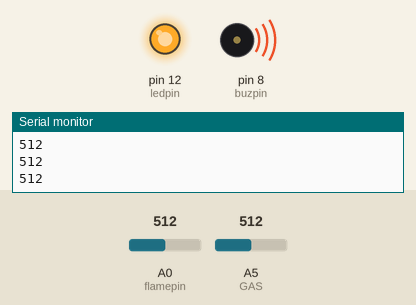
The sketch below on a simulated Arduino Uno, built with avr-gcc and run on an emulated ATmega328P. Parts: output pins drawn as LEDs (lit = HIGH), buzzer (waves = sounding), the last lines printed to the serial monitor. The inputs (shaded band) are chosen by the test bench; at power-on: A5 (GAS) = 512, A0 (flamepin) = 512.

Above: at 1.2 s.
1.3 s: A5 (GAS) set to 307
2.8 s: A5 (GAS) set to 286
At 3.8 s:
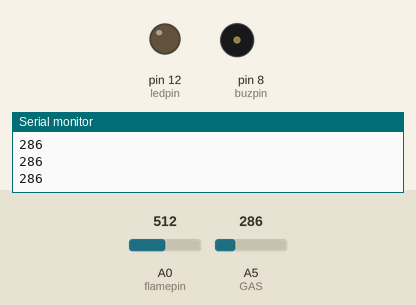
4.3 s: A5 (GAS) set to 306
At 4.8 s:
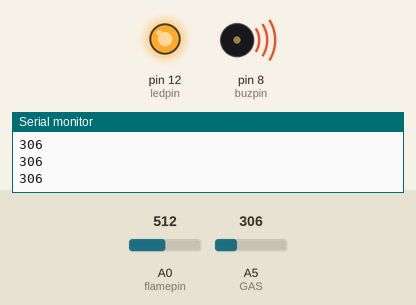
5.8 s: A5 (GAS) set to 290
At 6.1 s:
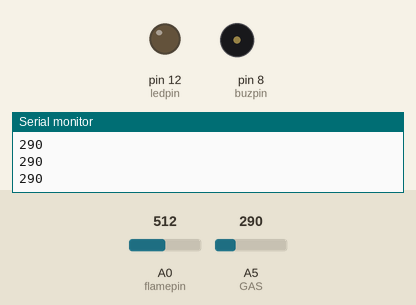
Timing chart, 0 to 8.3 s (numbered marks = the images above; inputs shaded):
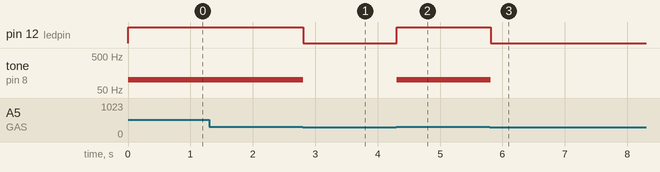

Measured:
- the behaviour switches between 300 and 299 on A5 (GAS) (found by bisection; images 0 and 1)
- after the input at 2.8 s, pin 12 (ledpin): HIGH → LOW at once; tone on pin 8 (buzpin): 100 Hz → silent at once
- after the input at 4.3 s, pin 12 (ledpin): LOW → HIGH at once; tone on pin 8 (buzpin): silent → 100 Hz at once
- after the input at 5.8 s, pin 12 (ledpin): HIGH → LOW at once; tone on pin 8 (buzpin): 100 Hz → silent at once

The sketch:

Fire_Alarm.ino
```cpp
const int ledpin=12; // ledpin,flamepin and buzpin are not changed throughout the process
const int flamepin=A0;
const int buzpin=8;
const int GAS=A5;
const int threshold=300;// sets threshold value for flame sensor
int flamesensvalue=0; // initialize flamesensor reading

void setup()
{
 Serial.begin(9600);
 pinMode(ledpin,OUTPUT);
 pinMode(flamepin,INPUT);
 pinMode(buzpin,OUTPUT);
}

void loop()
{
  int sensorValue = analogRead(GAS);
  Serial.println(sensorValue);
  flamesensvalue=analogRead(flamepin); // reads analog data from flame sensor
  if (flamesensvalue<=threshold || sensorValue >= 300)
  { // compares reading from flame sensor with the threshold value
     digitalWrite(ledpin,HIGH); //turns on led and buzzer
     tone(buzpin,100);
     }
  else
  {
    digitalWrite(ledpin,LOW); //turns led off led and buzzer
    noTone(buzpin);
  }
}
```
